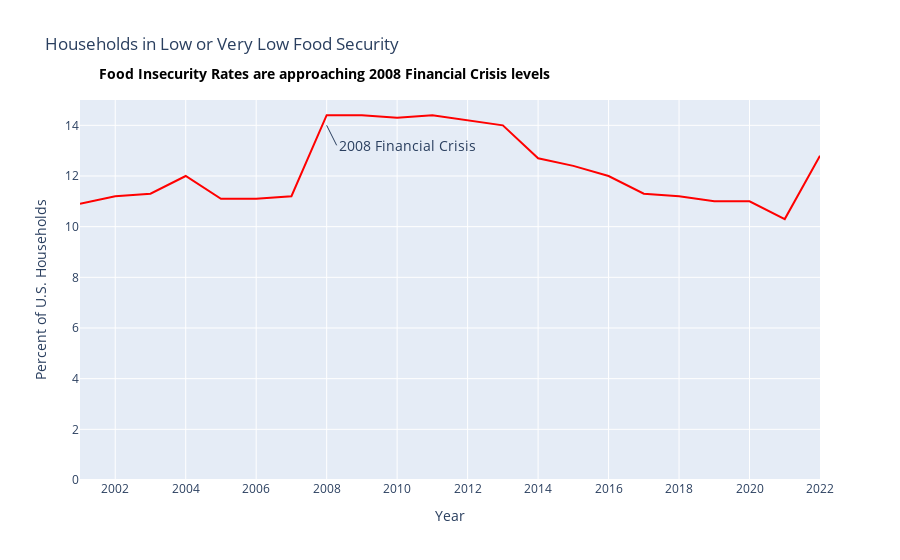

Here is the notebook cell this chart was saved with:
### Code cell
import plotly_express as px

data = {
    'Year': list(range(2001, 2023)),
    'Percent of U.S. Households': [10.9, 11.2, 11.3, 12, 11.1, 11.1, 11.2, 14.4, 14.4, 14.3, 14.4, 14.2, 14, 12.7, 12.4, 12, 11.3, 11.2, 11, 11, 10.3, 12.8]
}

# Create the DataFrame
trend_timeline = pd.DataFrame(data)

fig = px.line(trend_timeline, x='Year', y='Percent of U.S. Households', title='Households in Low or Very Low Food Security')
fig.update_traces(mode='lines+markers', line=dict(color='blue'), marker=dict(size=8))


kicker = go.layout.Annotation(
     text="<b>Food Insecurity Rates are approaching 2008 Financial Crisis levels<b>",
     x=.01,
     y=1.1,
     xref = 'paper',
     yref = 'paper',
     showarrow=False,
     xanchor="left",
     xshift=10,
     font=dict(size=14,color ='black')
 )
fig.add_annotation(kicker)

#create x ticks
even_years = list(range(2002, 2023, 2))

fig.update_layout(showlegend=False, 
                  yaxis=dict(range=[0, 15]),  #declare y ticks - plot will cut off the 0 axis
                  xaxis=dict( #declare our x ticks - plot will show years by 5s intead of by 2s
        tickvals=even_years,
        tickmode='array',
        title='Year'
    ))

# Add trendline
fig.update_traces(
    go.Scatter(
        x=trend_timeline['Year'],
        y=trend_timeline['Percent of U.S. Households'],
        name='Trendline',
        mode='lines',
        line=dict(color='red')
    )
)


circle_text = go.layout.Annotation(
    text="2008 Financial Crisis",
    x=2008,
    y=14,
    ax = 10,
    ay = 20,
    showarrow=True,
    xanchor="left",
    font=dict(size=14)
)
fig.add_annotation(circle_text)

fig.show()

### Figure 1 — Plotly figure (JSON) as saved in the notebook; plotly's stock layout.template omitted (floating-point values rounded to 4 significant figures)
{"data": [{"hovertemplate": "Year=%{x}<br>Percent of U.S. Households=%{y}<extra></extra>", "legendgroup": "", "line": {"color": "red", "dash": "solid"}, "marker": {"size": 8, "symbol": "circle"}, "mode": "lines", "name": "Trendline", "orientation": "v", "showlegend": false, "type": "scatter", "x": [2001, 2002, 2003, 2004, 2005, 2006, 2007, 2008, 2009, 2010, 2011, 2012, 2013, 2014, 2015, 2016, 2017, 2018, 2019, 2020, 2021, 2022], "xaxis": "x", "y": [10.9, 11.2, 11.3, 12, 11.1, 11.1, 11.2, 14.4, 14.4, 14.3, 14.4, 14.2, 14, 12.7, 12.4, 12, 11.3, 11.2, 11, 11, 10.3, 12.8], "yaxis": "y"}], "layout": {"annotations": [{"font": {"color": "black", "size": 14}, "showarrow": false, "text": "<b>Food Insecurity Rates are approaching 2008 Financial Crisis levels<b>", "x": 0.01, "xanchor": "left", "xref": "paper", "xshift": 10, "y": 1.1, "yref": "paper"}, {"ax": 10, "ay": 20, "font": {"size": 14}, "showarrow": true, "text": "2008 Financial Crisis", "x": 2008, "xanchor": "left", "y": 14}], "legend": {"tracegroupgap": 0}, "showlegend": false, "title": {"text": "Households in Low or Very Low Food Security"}, "xaxis": {"anchor": "y", "domain": [0, 1], "tickmode": "array", "tickvals": [2002, 2004, 2006, 2008, 2010, 2012, 2014, 2016, 2018, 2020, 2022], "title": {"text": "Year"}}, "yaxis": {"anchor": "x", "domain": [0, 1], "range": [0, 15], "title": {"text": "Percent of U.S. Households"}}}}
